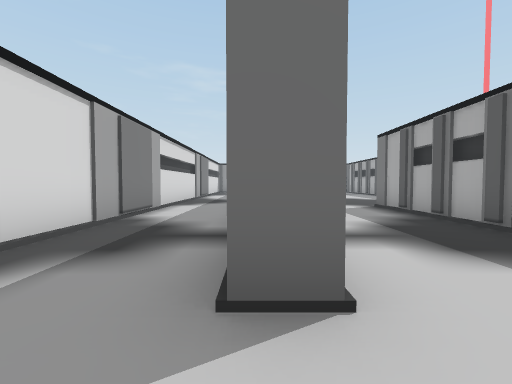
View 1 (above)

24 first-person views from a walk through a Unity game level. The camera is 1.3 m above the floor, tilts 2° down and sees 90° across. The floor is counted in squares, 2 m on a side. Each view is taken from the middle of a square. On the plan, view 1 faces up. The plan holds only what a view shows up to about 9 squares ahead; the rest is blank. The place goes on beyond the plan. The player character is not drawn.

View 2
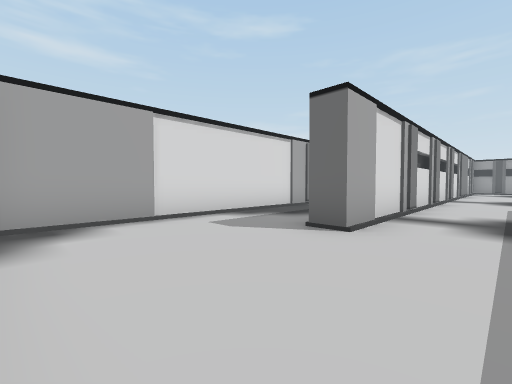

View 3
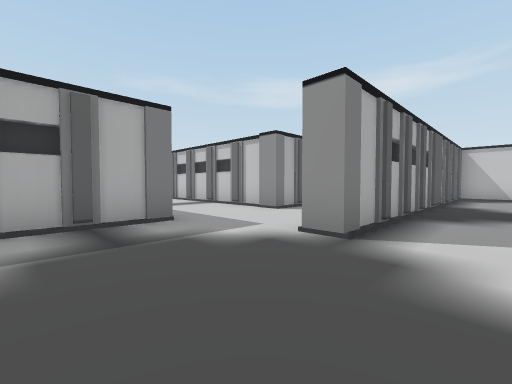

View 4
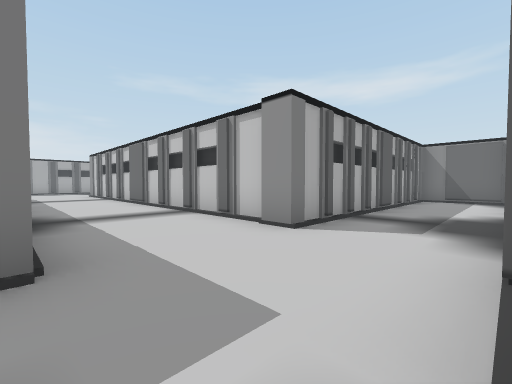

View 5
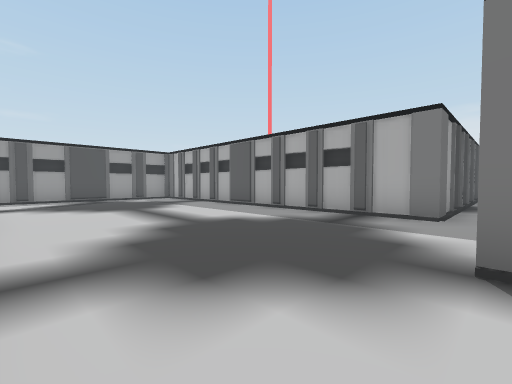

View 6
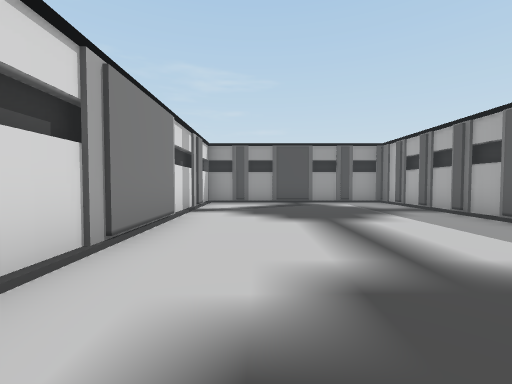

View 7
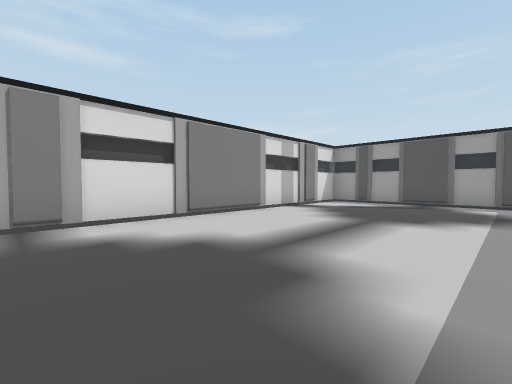

View 8
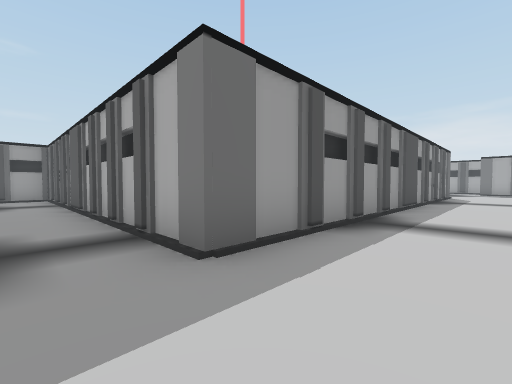

View 9
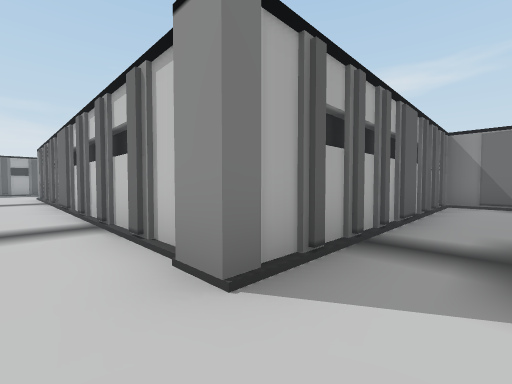

View 10
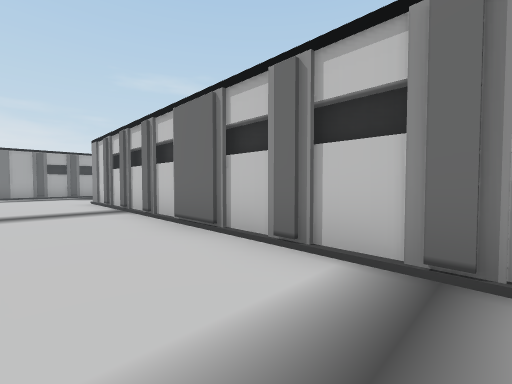

View 11
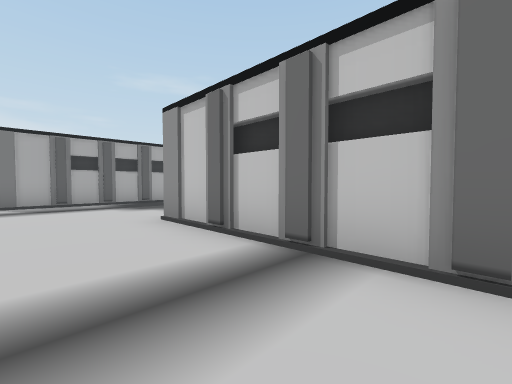

View 12
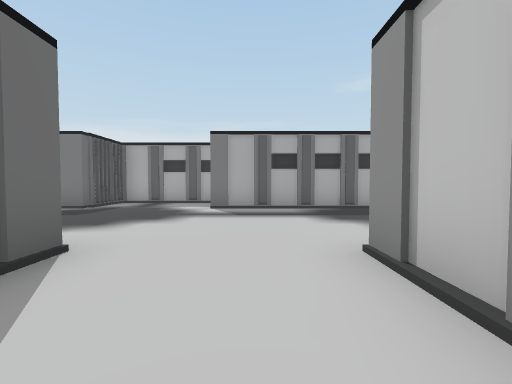

View 13
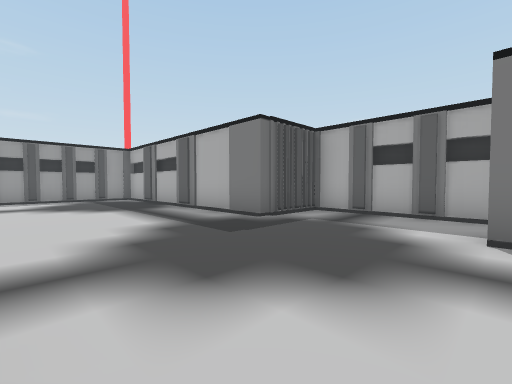

View 14
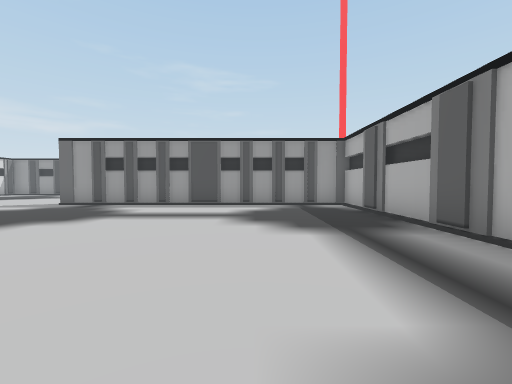

View 15
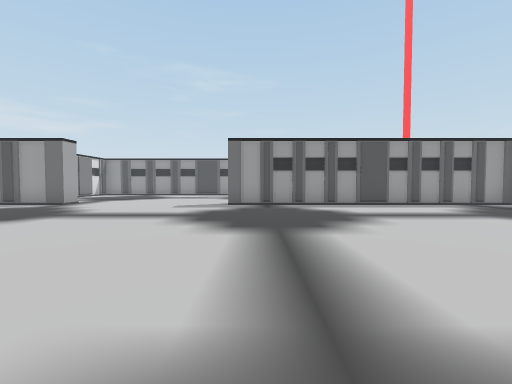

View 16
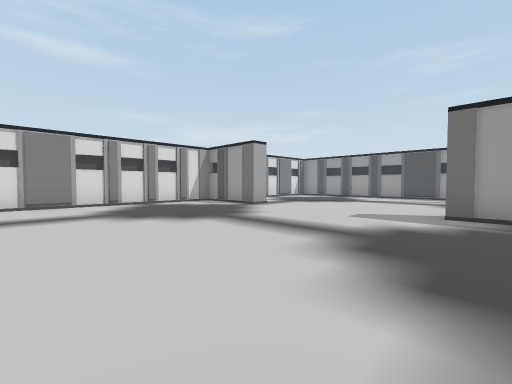

View 17
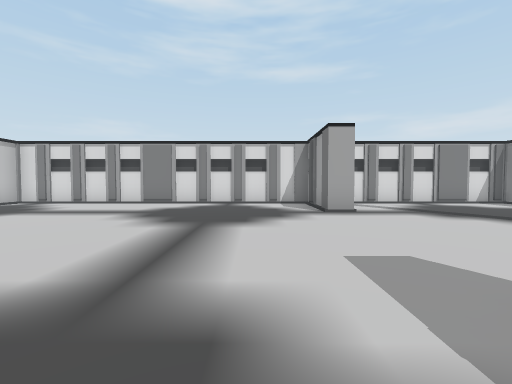

View 18
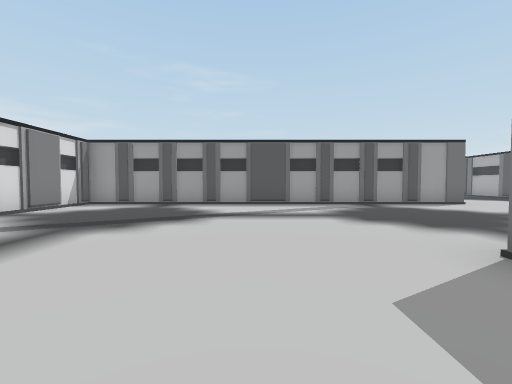

View 19
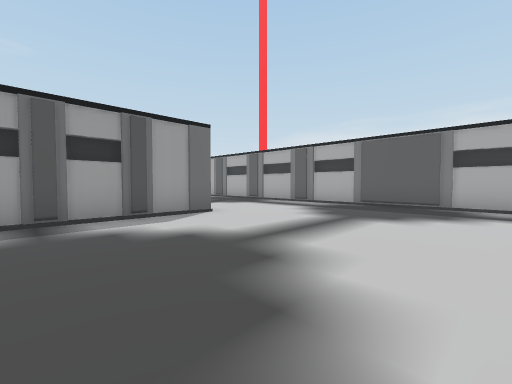

View 20
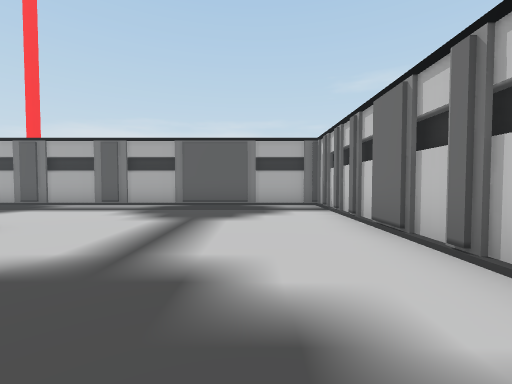

View 21
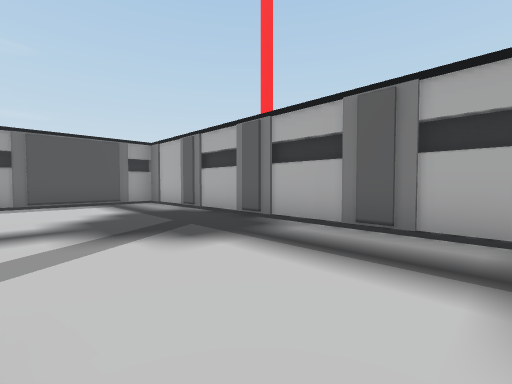

View 22
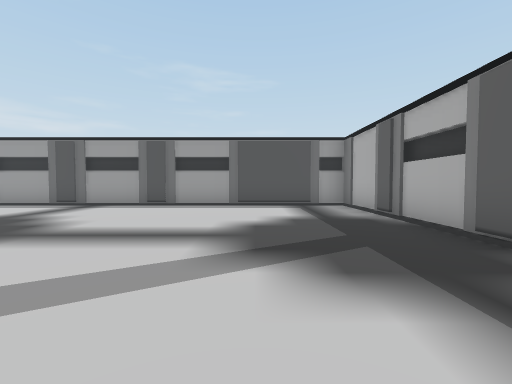

View 23
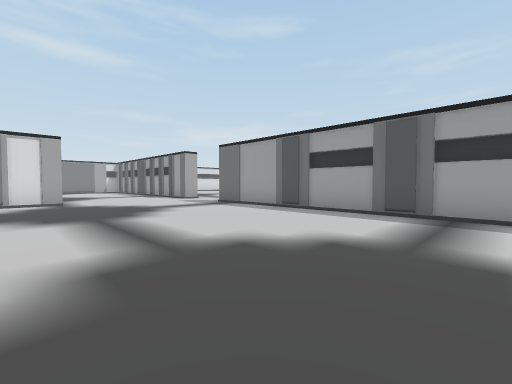

View 24
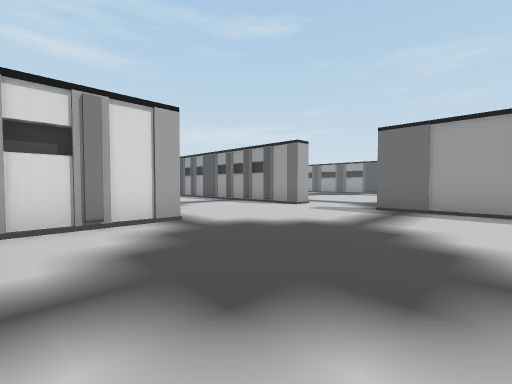

### Floor plan
Points are (right, up) in squares from view 1. A wall is a line through its corners. A room is listed if a view was taken in it or the views show most of it. See-through windows are left out.
Room 1 (views 1, 2, 3, 4, 5, 6, 7, 8, 9, 10, 11, 12)
walls: (7, 4.9) (18.5, 4.9); (-2.5, 9) (-2.5, -2.1); (3.4, -0.5) (3.4, 7.2) (4, 7.2); (4.1, -2.4) (6.3, -2.4) (6.3, 5.1) (6.9, 5.1); (15.6, 7.9) (6.3, 7.9) (6.3, 17.7) (0.4, 17.7) (0.4, 1.3) (-0.2, 1.3); (18.5, 7.9) (17.9, 7.9)
ways out: opening at (18, 6.5) to room 2
Room 2 (views 13, 14, 15, 16, 17, 18, 19, 20, 21, 22, 23, 24)
walls: (16.8, 18.1) (20.8, 18.1); (9.3, 18.2) (9.3, 17.7) (6.8, 17.7) (6.8, 8.4); (21.1, 18.1) (22.6, 18.1) (22.6, 31.5) (8.6, 31.5); (18.5, 23.9) (6.8, 23.9) (6.8, 19.1); (6.8, 27.4) (6.8, 24.9); (24.5, 7.2) (24.5, 10.3) (22.6, 10.3) (22.6, 17.7) (14.1, 17.7); (22.6, 2.9) (22.6, 7.2); (6.3, 31.5) (4.8, 31.5)
ways out: opening at (18, 6.5) to room 1; opening at (7.5, 32); opening at (24, 8)

Where each view was taken, in squares from view 1:
view 1: 0 up, 0 right, facing up
view 2: 2 down, 2 right, facing up-left
view 3: 10 up, 2 right, facing down-right
view 4: 8 up, 4 right, facing down-right
view 5: 7 up, 1 right, facing up-right
view 6: 9 up, 2 right, facing up
view 7: 9 up, 5 right, facing up-left
view 8: 6 up, 5 right, facing up-right
view 9: 6 up, 5 right, facing down-right
view 10: 7 up, 9 right, facing down-right
view 11: 7 up, 14 right, facing down-right
view 12: 6 up, 16 right, facing right
view 13: 7 up, 19 right, facing up-right
view 14: 10 up, 20 right, facing up
view 15: 10 up, 15 right, facing up
view 16: 12 up, 15 right, facing up-left
view 17: 16 up, 15 right, facing left
view 18: 16 up, 12 right, facing up
view 19: 19 up, 15 right, facing up-right
view 20: 20 up, 15 right, facing right
view 21: 23 up, 19 right, facing up-right
view 22: 24 up, 20 right, facing up
view 23: 26 up, 16 right, facing up-left
view 24: 25 up, 11 right, facing up-left
